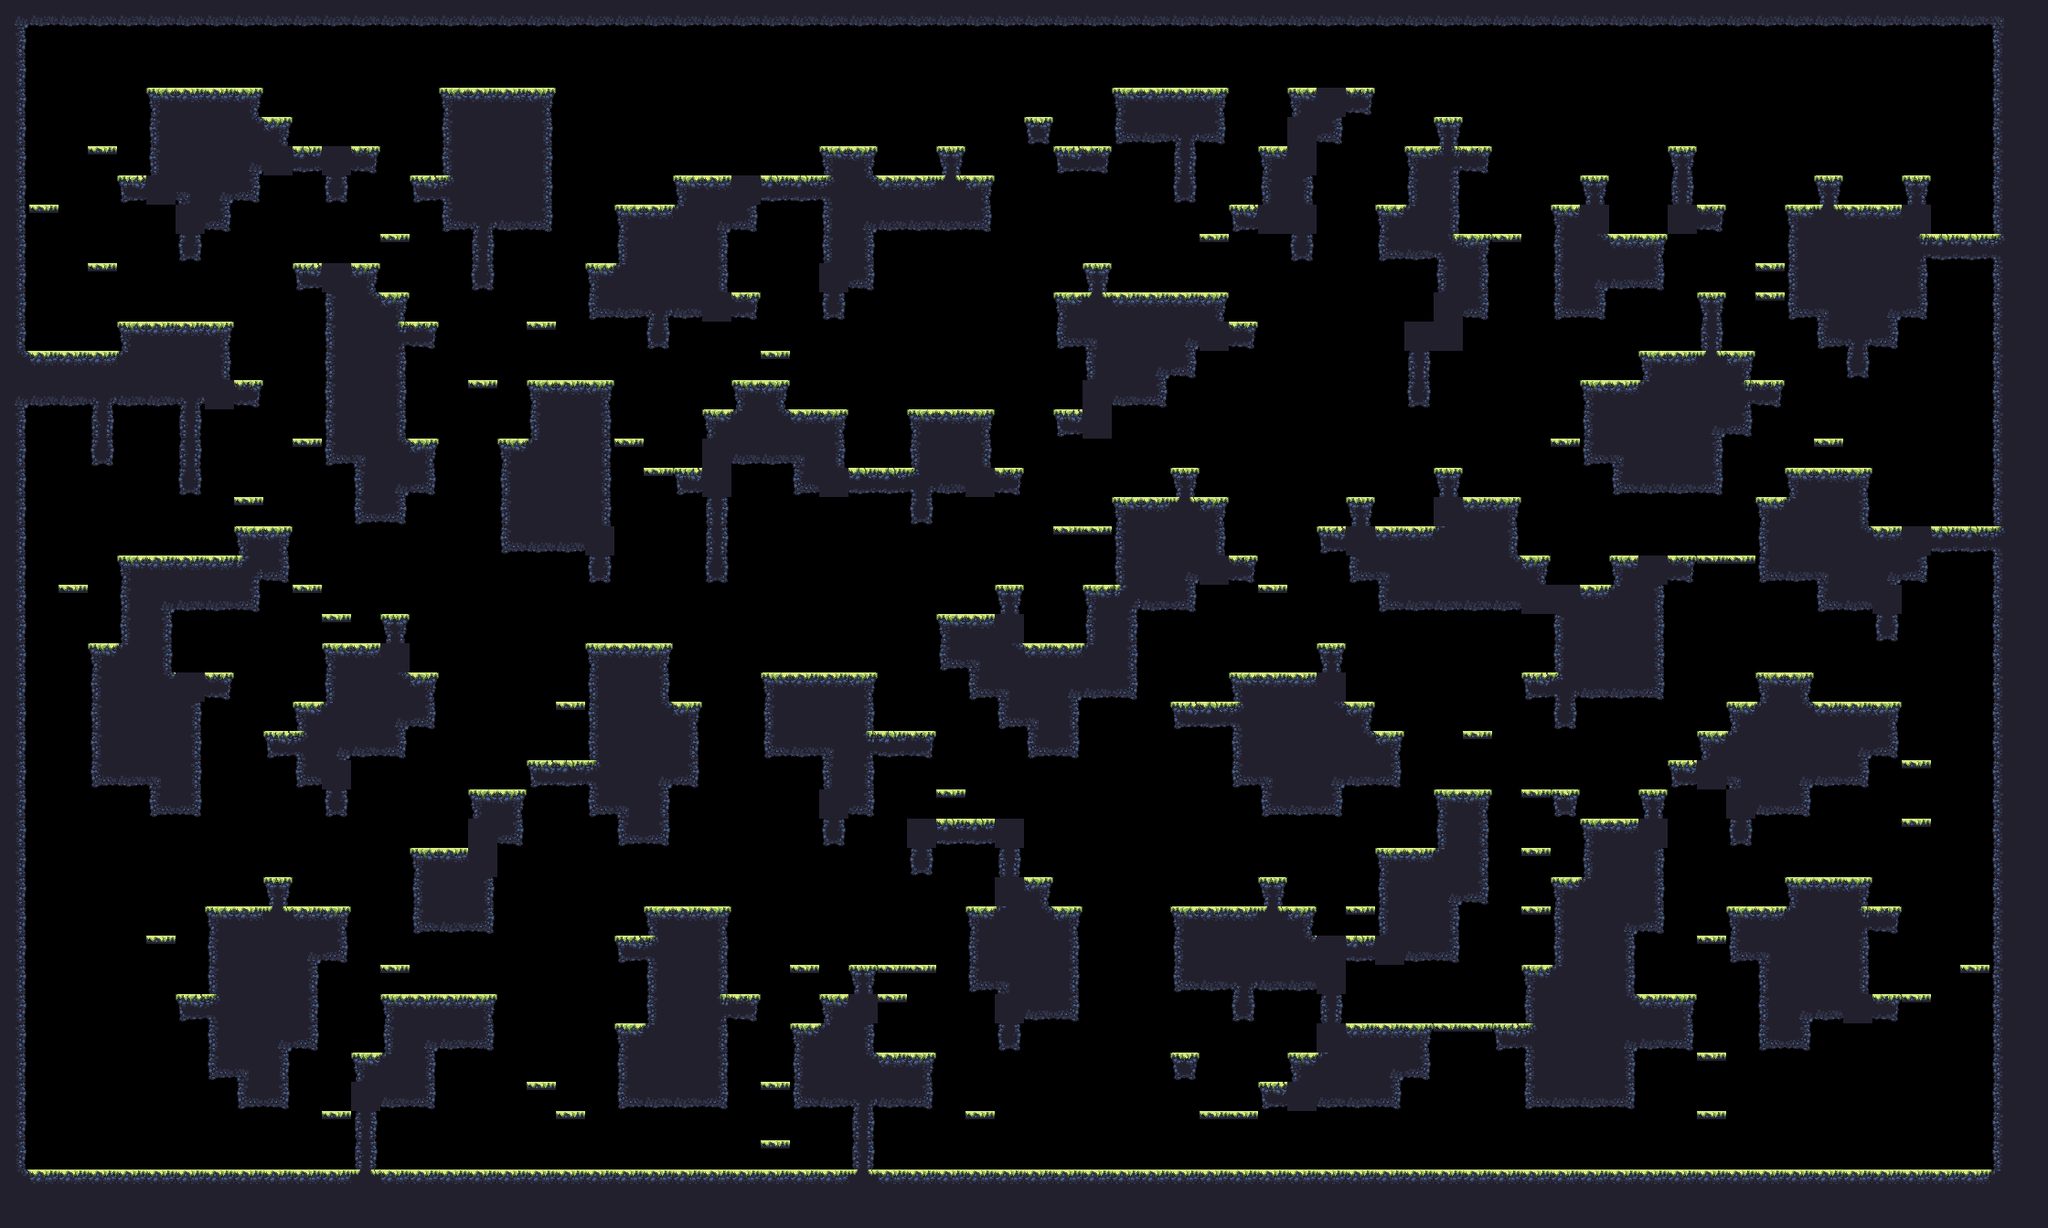

This is a level from a 2D game, rendered from its Tiled map with the project's own tilesets. A one-line summary and the map file follow, with tile-layer data summarised:
An orthogonal 70x42 tile map with 32x32 px tiles, 1 tile layer (main) and 17 objects (9x spawn, spawnPlayer0, spawnCrown0, spawnPlayer1, spawnCrown1, ...).

<map compressionlevel="0" height="42" infinite="0" nextlayerid="3" nextobjectid="4" orientation="orthogonal" renderorder="right-down" tiledversion="1.3.2" tileheight="32" tilewidth="32" version="1.2" width="70">
 <tileset firstgid="1" source="forest_summer_tile_set.tsx" />
 <layer height="42" id="1" name="main" width="70">
  <data>[2940 cells, 1244 non-empty, 29 distinct tile ids]</data>
 </layer>
 <objectgroup><object id="1" name="spawnPlayer0" x="320" y="80.0" /><object id="2" name="spawnCrown0" x="96" y="336.0" /><object id="3" name="spawnPlayer1" x="2144" y="208.0" /><object id="4" name="spawnCrown1" x="2048" y="176.0" /><object id="5" name="spawnPlayer2" x="128" y="1232.0" /><object id="6" name="spawnCrown2" x="96" y="1232.0" /><object id="7" name="spawnPlayer3" x="2144" y="1232.0" /><object id="8" name="spawnCrown3" x="2112" y="1232.0" /><object id="9" name="spawn" x="2048" y="1232.0" /><object id="10" name="spawn" x="896" y="1040.0" /><object id="11" name="spawn" x="960" y="1008.0" /><object id="12" name="spawn" x="1920" y="1232.0" /><object id="13" name="spawn" x="512" y="1232.0" /><object id="14" name="spawn" x="480" y="688.0" /><object id="15" name="spawn" x="1152" y="912.0" /><object id="16" name="spawn" x="160" y="304.0" /><object id="17" name="spawn" x="64" y="336.0" /></objectgroup></map>
